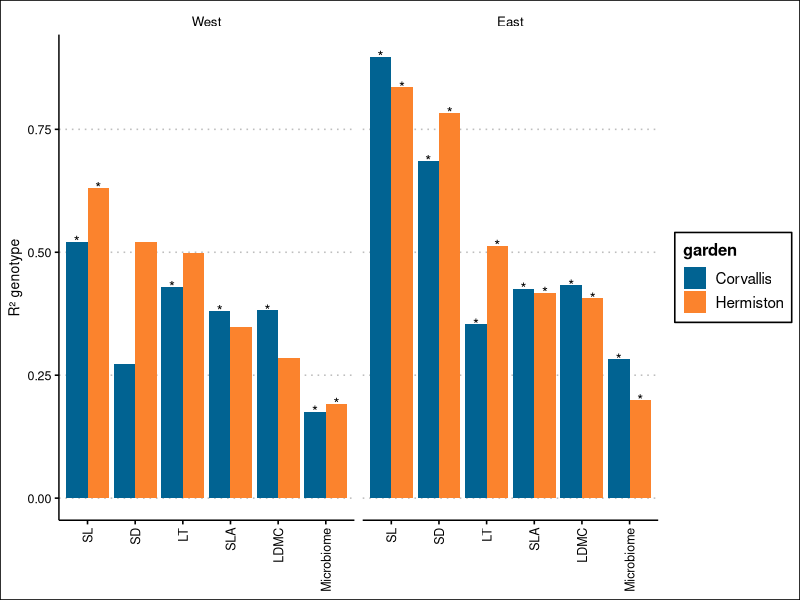
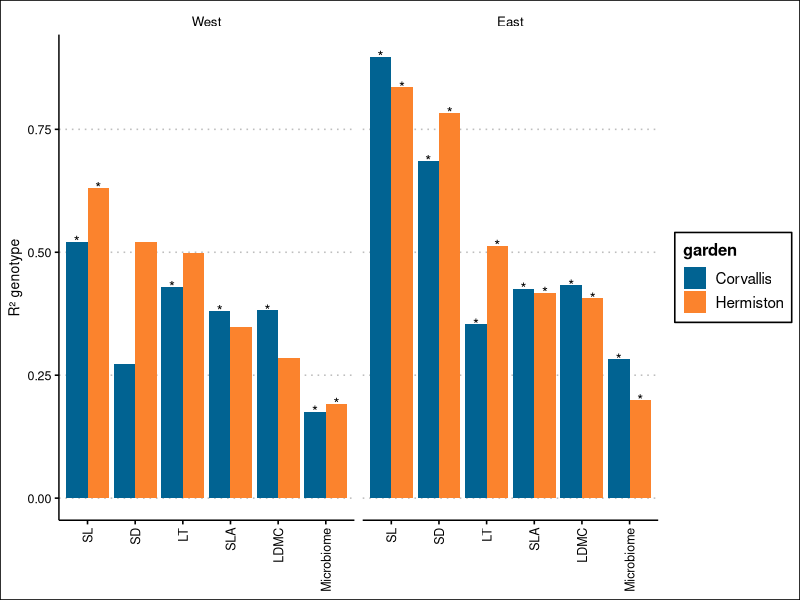

Here is the R script that generated these plots, in order:
library(magrittr)
library(tidyverse)
library(here)
library(ggthemes)

#trait genotype effects from leaf_trait_data_analysis.R)
geno_effect <- read_csv(here("output", "csvs", "ew_geno_effect.csv"))

geno_effect %<>% select(-1)

#microbiome genotype effects from permanovas.R
#these are the genotype effects in my masters thesis, not the updated genotype effects reflected in permanovas.R
microbiome_geno_wcorv <- c(.176, "Corvallis", "microbiome", "West", 1)
microbiome_geno_ecorv <- c(.282, "Corvallis", "microbiome", "East", 1)
microbiome_geno_wherm <- c(.192, "Hermiston", "microbiome", "West", 1)
microbiome_geno_eherm <- c(.199, "Hermiston", "microbiome", "East", 1)

geno_effect <- rbind(geno_effect, microbiome_geno_wcorv, microbiome_geno_ecorv, microbiome_geno_wherm, microbiome_geno_eherm)
geno_effect$geno_effect <- as.numeric(geno_effect$geno_effect)

#adds new column with asterisks to represent significant genotype effect
geno_effect <- geno_effect %>%
  dplyr::mutate(
    label = case_when(
      significance == 1 ~ "*",
      significance == 0 ~ "",
      TRUE ~ NA_character_
    )
  )

#### Genotype effect plot ####

#Leaf trait abbrevs
leaftraits <- c("SL", "SD", "LT", "SLA", "LDMC", "Microbiome")
#adds significance asterisks to figure based on bar position
dodger = position_dodge(width = 0.9)
#color palette 
pal.region <- c("#016392", "#fb832d")
#orders facets from West to East
geno_effect$ecotype = factor(geno_effect$ecotype, levels=c('West','East'))

ggplot(geno_effect, aes(x = geno_effect, y = reorder(measurement, -geno_effect), fill = garden)) +
  geom_bar(position=dodger,stat="identity") +
  coord_flip() + 
  facet_wrap(~ecotype) +
  scale_fill_manual(values=pal.region) + 
  theme_clean() +
  scale_y_discrete(labels = leaftraits) +
  theme(axis.text.x = element_text(angle = 90, vjust = 0.5, hjust=1),
        axis.title.x = element_blank()) +
  xlab("R\u00b2 genotype") +
  geom_text(aes(label=label, group = garden), position = dodger) 

ggsave("output/figs/figureS2.png")
